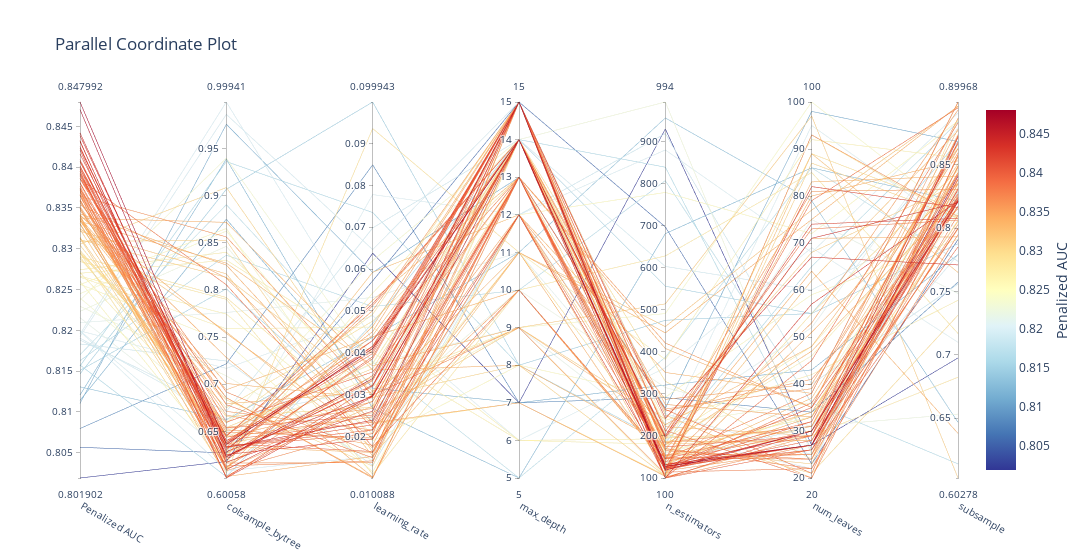

This figure's notebook cell:
### Code cell
best_lgb = MLPipeline.tune(X_train_full, y_train_full, 
                          algorithm=lgb.LGBMClassifier, 
                          preprocessor=PreProcessor(
                              target_encode_cols=encoding_recommendations["target_encode_cols"],
                          ),
                          param_ranges=lgb_param_ranges,  
                          beta=1,
                          max_evals=500,
                          early_stopping=50, 
                          n_startup_trials=10,
                          verbose=-1,
                          cv=5,
                          cv_variance_penalty=0.3,
                          log_best_model=True)
